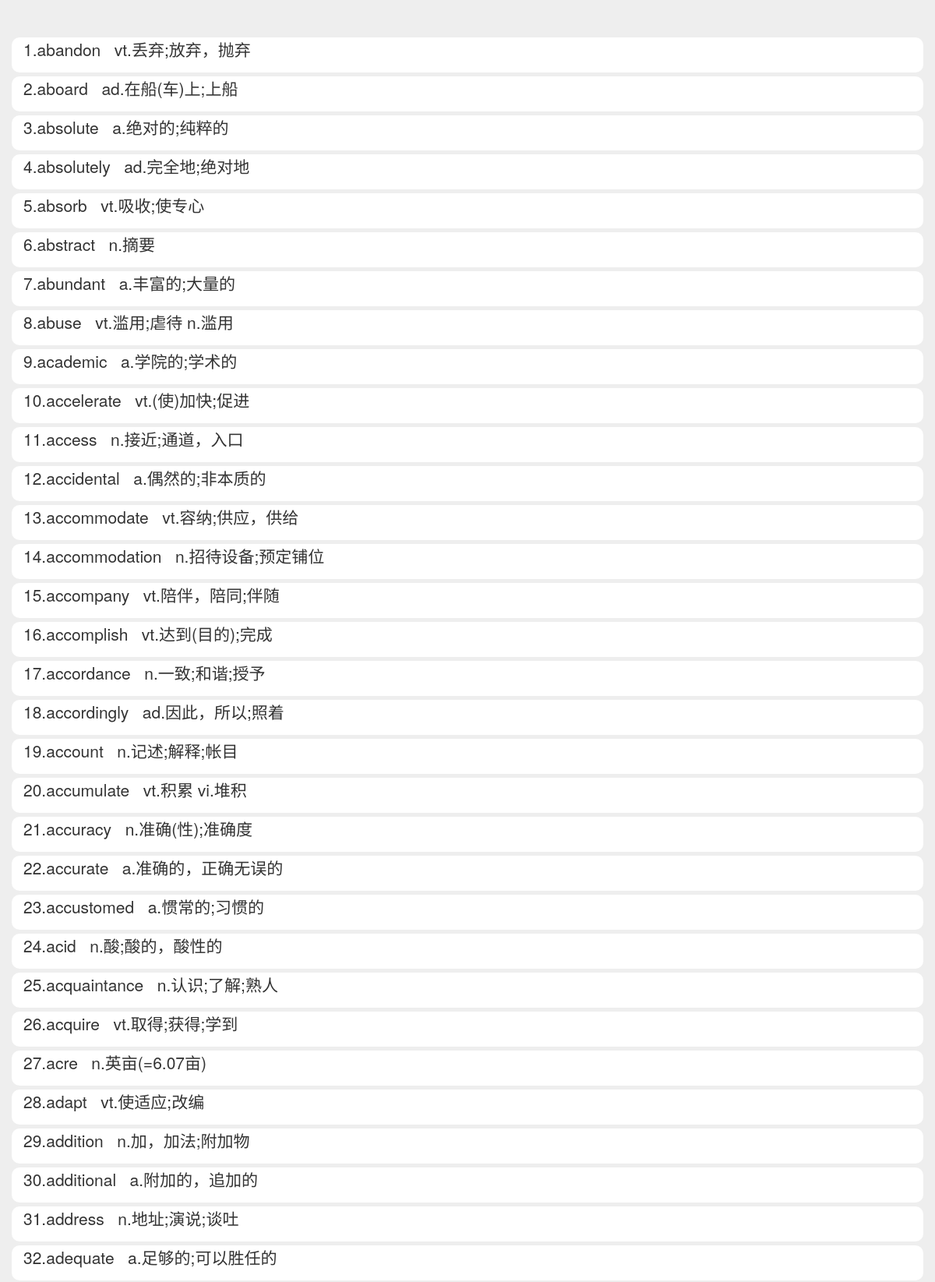
Page /content/1 (signed in, upper part) on the committed database.
### train/models.py (models this page shows)
class UserWord(models.Model):
    player = models.ForeignKey(User, on_delete=models.DO_NOTHING)
    english = models.ForeignKey(Word, on_delete=models.DO_NOTHING)
    review_time = models.DateTimeField('复习时间', default = timezone.now)
    review_count = models.IntegerField('复习次数', default = 0)
    mastery_level = models.FloatField('掌握程度', default = 50)

class Word(models.Model):
    word_db_type = models.ForeignKey(WordDbType, on_delete=models.DO_NOTHING)
    first_letter = models.CharField(max_length=50)
    english = models.CharField(max_length=50)
    phonetic_symbol = models.CharField(max_length=50)
    chinese = models.TextField()
    def __str__(self):
        return self.english

### learnWeb/views.py (the view)
# urls.py: path('content/<int:word_type_pk>', views.view_content, name='view_content'),  # 查看已学完单词的内容
@login_required(login_url='home')
def view_content(request, word_type_pk):
    word_type = get_object_or_404(WordDbType, pk=word_type_pk)
    word_list = Word.objects.filter(word_db_type=word_type)
    user_word = UserWord.objects.filter(player=request.user, english__in=word_list).order_by('english')
    context = {}
    context['user_word'] = user_word
    return render(request, 'view_content.html', context)

### templates/view_content.html (shortened to what this page needs)
{% load staticfiles %}
<!DOCTYPE html>
<html lang="zh">
<head>
    <link rel="stylesheet" type="text/css" href="{% static 'bootstrap-3.3.7/css/bootstrap.min.css' %}">
</head>
<body>
    <div class="jumbotron">
        {% for word in user_word %}
            <div class="container" style="border-radius: 10px; background-color: #fff; margin-bottom: 5px">
              <p>{{ forloop.counter }}.{{ word.english }}&nbsp;&nbsp;&nbsp;{{ word.english.chinese }}</p>
            </div>
        {% endfor %}
    </div>
</body>
</html>

### rows in the picture
UserWord: english "abandon", english.chinese "vt.丢弃;放弃，抛弃"
UserWord: english "aboard", english.chinese "ad.在船(车)上;上船"
UserWord: english "absolute", english.chinese "a.绝对的;纯粹的"
UserWord: english "absolutely", english.chinese "ad.完全地;绝对地"
UserWord: english "absorb", english.chinese "vt.吸收;使专心"
UserWord: english "abstract", english.chinese "n.摘要"
UserWord: english "abundant", english.chinese "a.丰富的;大量的"
UserWord: english "abuse", english.chinese "vt.滥用;虐待 n.滥用"
UserWord: english "academic", english.chinese "a.学院的;学术的"
UserWord: english "accelerate", english.chinese "vt.(使)加快;促进"
UserWord: english "access", english.chinese "n.接近;通道，入口"
UserWord: english "accidental", english.chinese "a.偶然的;非本质的"
UserWord: english "accommodate", english.chinese "vt.容纳;供应，供给"
UserWord: english "accommodation", english.chinese "n.招待设备;预定铺位"
UserWord: english "accompany", english.chinese "vt.陪伴，陪同;伴随"
UserWord: english "accomplish", english.chinese "vt.达到(目的);完成"
UserWord: english "accordance", english.chinese "n.一致;和谐;授予"
UserWord: english "accordingly", english.chinese "ad.因此，所以;照着"
UserWord: english "account", english.chinese "n.记述;解释;帐目"
UserWord: english "accumulate", english.chinese "vt.积累 vi.堆积"
UserWord: english "accuracy", english.chinese "n.准确(性);准确度"
UserWord: english "accurate", english.chinese "a.准确的，正确无误的"
UserWord: english "accustomed", english.chinese "a.惯常的;习惯的"
UserWord: english "acid", english.chinese "n.酸;酸的，酸性的"
UserWord: english "acquaintance", english.chinese "n.认识;了解;熟人"
UserWord: english "acquire", english.chinese "vt.取得;获得;学到"
UserWord: english "acre", english.chinese "n.英亩(=6.07亩)"
UserWord: english "adapt", english.chinese "vt.使适应;改编"
UserWord: english "addition", english.chinese "n.加，加法;附加物"
UserWord: english "additional", english.chinese "a.附加的，追加的"
UserWord: english "address", english.chinese "n.地址;演说;谈吐"
UserWord: english "adequate", english.chinese "a.足够的;可以胜任的"
